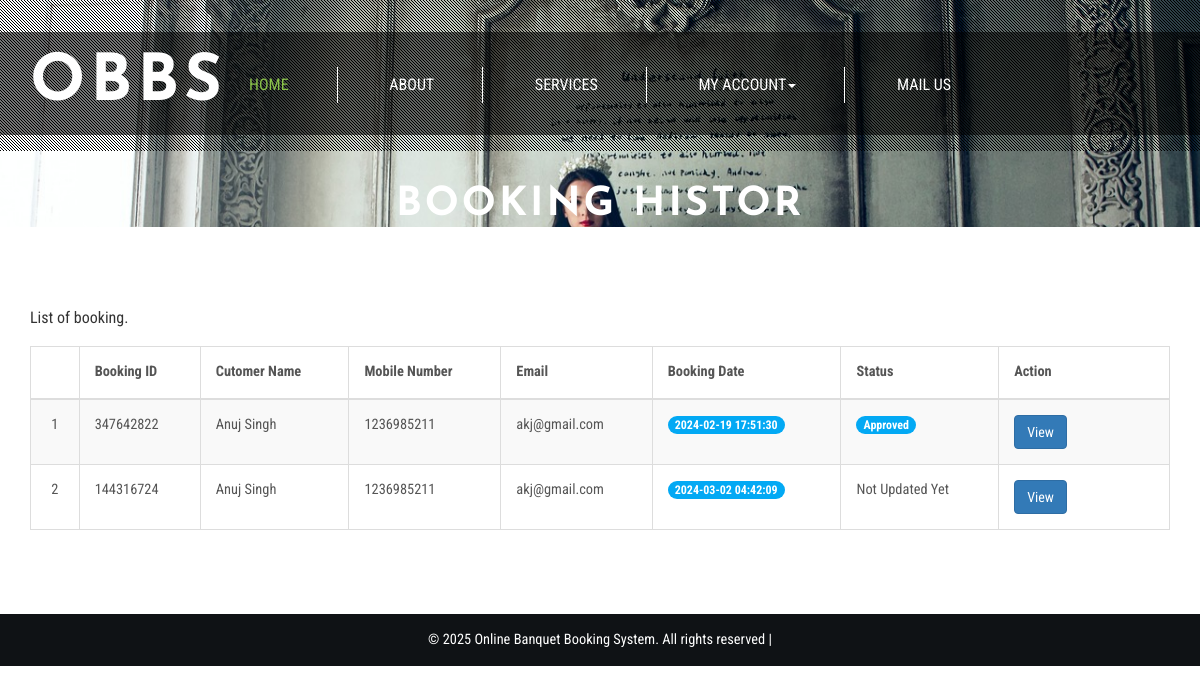
The app's page /booking-history.php (signed in) with its own data.
### tables this page shows
CREATE TABLE `tblbooking` (
  `ID` int(10) NOT NULL,
  `BookingID` int(10) DEFAULT NULL,
  `ServiceID` int(10) DEFAULT NULL,
  `UserID` int(5) DEFAULT NULL,
  `BookingFrom` date DEFAULT NULL,
  `BookingTo` date DEFAULT NULL,
  `EventType` varchar(200) DEFAULT NULL,
  `Numberofguest` int(10) DEFAULT NULL,
  `stateId` int(11) DEFAULT NULL,
  `cityName` varchar(255) DEFAULT NULL,
  `Message` mediumtext DEFAULT NULL,
  `BookingDate` timestamp NULL DEFAULT current_timestamp(),
  `Remark` varchar(200) DEFAULT NULL,
  `Status` varchar(200) DEFAULT NULL,
  `UpdationDate` timestamp NULL DEFAULT NULL ON UPDATE current_timestamp()
);

CREATE TABLE `tbluser` (
  `ID` int(10) NOT NULL,
  `FullName` varchar(200) DEFAULT NULL,
  `MobileNumber` bigint(10) DEFAULT NULL,
  `Email` varchar(200) DEFAULT NULL,
  `Password` varchar(200) DEFAULT NULL,
  `RegDate` timestamp NULL DEFAULT current_timestamp()
);

### booking-history.php (the view, shortened to what this page needs)
<?php
include('includes/dbconnection.php');
if (strlen($_SESSION['obbsuid']==0)) {
  header('location:logout.php');
  } else{
?>
<!DOCTYPE html>
<html lang="en">
<head>
<link href="css/bootstrap.css" rel="stylesheet" type="text/css" media="all" />
<link rel="stylesheet" href="css/style.css" type="text/css" media="all" />
<link href="css/font-awesome.css" rel="stylesheet">
</head>
<body>
	<div class="banner jarallax">
		<div class="agileinfo-dot">
		<?php include_once('includes/header.php');?>
			<div class="wthree-heading">
				<h2>Booking Histor</h2>
			</div>
		</div>
	<div class="about-top">
		<div class="container">
			<div class="wthree-services-bottom-grids">
				<p class="wow fadeInUp animated" data-wow-delay=".5s">List of booking.</p>
					<div class="bs-docs-example wow fadeInUp animated" data-wow-delay=".5s">
						<table class="table table-bordered table-striped table-vcenter js-dataTable-full-pagination">
                                <thead>
                                    <tr>
                                        <th class="text-center"></th>
                                        <th>Booking ID</th>
                                        <th class="d-none d-sm-table-cell">Cutomer Name</th>
                                        <th class="d-none d-sm-table-cell">Mobile Number</th>
                                        <th class="d-none d-sm-table-cell">Email</th>
                                        <th class="d-none d-sm-table-cell">Booking Date</th>
                                        <th class="d-none d-sm-table-cell">Status</th>
                                        <th class="d-none d-sm-table-cell" style="width: 15%;">Action</th>
                                       </tr>
                                </thead>
                                <tbody>
<?php
$uid=$_SESSION['obbsuid'];
$sql="SELECT tbluser.FullName,tbluser.MobileNumber,tbluser.Email,tblbooking.BookingID,tblbooking.BookingDate,tblbooking.Status,tblbooking.ID from tblbooking join tbluser on tbluser.ID=tblbooking.UserID where tblbooking.UserID='$uid'";
$query = $dbh -> prepare($sql);
$query->execute();
$results=$query->fetchAll(PDO::FETCH_OBJ);
$cnt=1;
if($query->rowCount() > 0)
{
foreach($results as $row)
{               ?>
                                    <tr>
                                        <td class="text-center"><?php echo htmlentities($cnt);?></td>
                                        <td class="font-w600"><?php  echo htmlentities($row->BookingID);?></td>
                                        <td class="font-w600"><?php  echo htmlentities($row->FullName);?></td>
                                        <td class="font-w600"><?php  echo htmlentities($row->MobileNumber);?></td>
                                        <td class="font-w600"><?php  echo htmlentities($row->Email);?></td>
                                        <td class="font-w600">
                                            <span class="badge badge-primary"><?php  echo htmlentities($row->BookingDate);?></span>
                                        </td>
                                        <?php if($row->Status==""){ ?>
                     <td class="font-w600"><?php echo "Not Updated Yet"; ?></td>
<?php } else { ?>
                                        <td class="d-none d-sm-table-cell">
                                            <span class="badge badge-primary"><?php  echo htmlentities($row->Status);?></span>
                                        </td>
<?php } ?>
                                         <td class="d-none d-sm-table-cell"><a href="view-booking-detail.php?editid=<?php echo htmlentities ($row->ID);?>&&bookingid=<?php echo htmlentities ($row->BookingID);?>" class="btn btn-primary">View</a></td>
                                    </tr>
                                    <?php $cnt=$cnt+1;}} ?>
                                </tbody>
                            </table>
					</div>
			</div>
		</div>
	</div>
	<?php include_once('includes/footer.php');?>
</body>
</html><?php }  ?>

### css/style.css (style rules this page uses)
body a { transition: 0.5s all; -webkit-transition: 0.5s all; -o-transition: 0.5s all; -moz-transition: 0.5s all; -ms-transition: 0.5s all; }
html, body { font-size: 100%; font-family: 'Roboto Condensed', sans-serif; }
body { background:#FFFFFF; }
.banner { background: url(../images/1.jpg) no-repeat 0px 147px; background-size: cover; }
.agileinfo-dot { background: url(../images/dott.png)repeat 0px 0px; background-size: 3px; -webkit-background-size: 3px; -moz-background-size: 3px; -o-background-size: 3px; -ms-background-size: 3px; padding: 1em 0; }
.jarallax { position: relative; background-size: cover; background-repeat: no-repeat; background-position: 50% 50%; }
.banner-bottom,.services,.services-bottom,footer,.about-top,.agile-dot,.team,.gallery,.codes,.typography,.contact,.single { padding:4em 0; }
.wthree-heading { margin: 2em 0 1em; }
.wthree-heading h2 { color: #ffffff; font-size: 2.5em; text-align: center; margin: 0; letter-spacing: 3px; font-weight: 800; text-transform: uppercase; font-family: 'Josefin Sans', sans-serif; }
.table > thead > tr > th, .table > tbody > tr > th, .table > tfoot > tr > th, .table > thead > tr > td, .table > tbody > tr > td, .table > tfoot > tr > td { border-top: none !important; }
.badge-primary { background-color: #03a9f4; }
.bs-docs-example { margin: 1em 0; }
.table td, .table>tbody>tr>td, .table>tbody>tr>th, .table>tfoot>tr>td, .table>tfoot>tr>th, .table>thead>tr>td, .table>thead>tr>th { padding: 15px!important; }
.table > thead > tr > th, .table > tbody > tr > th, .table > tfoot > tr > th, .table > thead > tr > td, .table > tbody > tr > td, .table > tfoot > tr > td { font-size: 0.9em; color: #555; border-top: none !important; }

### records on screen
tblbooking: BookingID "347642822", UserID.FullName "Anuj Singh", UserID.MobileNumber "1236985211", UserID.Email "akj@gmail.com", BookingDate "2024-02-19 17:51:30", Status "Approved"
tblbooking: BookingID "144316724", UserID.FullName "Anuj Singh", UserID.MobileNumber "1236985211", UserID.Email "akj@gmail.com", BookingDate "2024-03-02 04:42:09", shows "Not Updated Yet"
